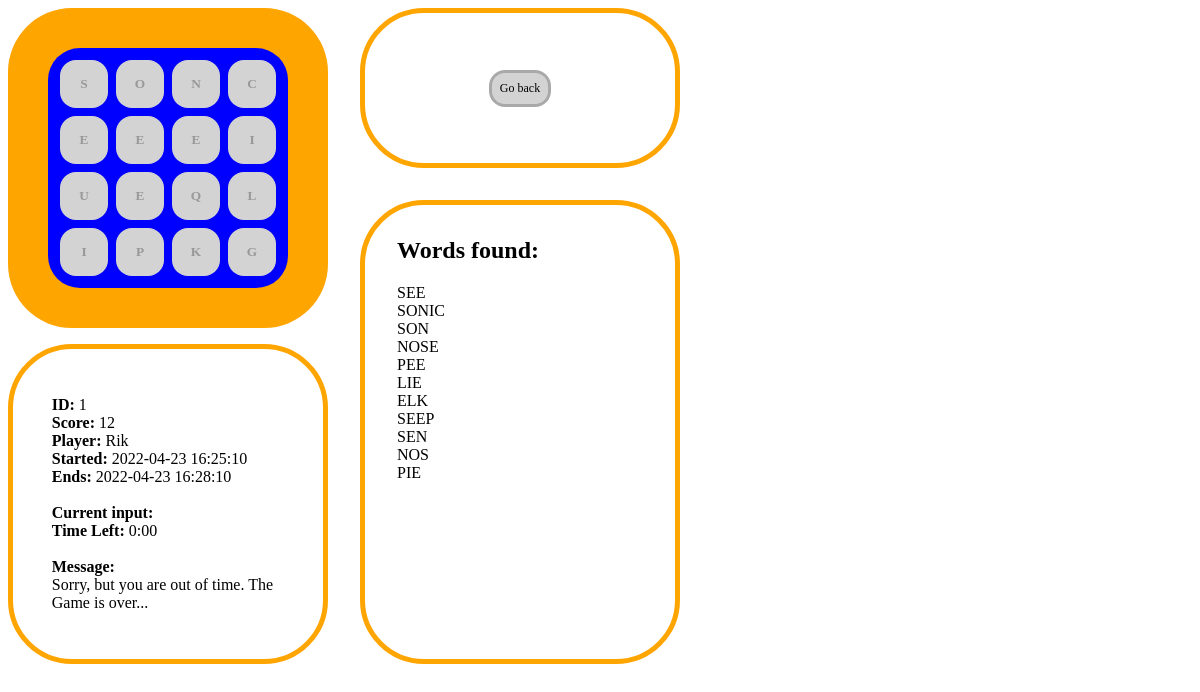
The app's page /game/1/submit (signed in) with its own data.
### model/game.py (models this page shows, shortened)
class Game(db.Model):
    id = db.Column(db.Integer, primary_key=True)
    score = db.Column(db.Integer, unique=False, nullable=False)
    finished = db.Column(db.Boolean, unique=False, nullable=False)
    letters = db.Column(db.String(24), unique=False, nullable=False)
    words = db.Column(db.String(), unique=False, nullable=False)
    start_time = db.Column(db.DateTime(), unique=False, nullable=False)
    end_time = db.Column(db.DateTime(), unique=False, nullable=False)
    player_id = db.Column(db.Integer, db.ForeignKey('player.id'), nullable=False)
    player = db.relationship('Player', backref=db.backref('Game', lazy=True))
    board = [
        ['', '', '', ''],
        ['', '', '', ''],
        ['', '', '', ''],
        ['', '', '', '']
    ]
    word_list = []
    current_input = ""
    current_letters = []
    message = ""
    def generate_board(self):
        i = 0
        y = 0
        while y < 4:
            x = 0
            while x < 4:
                self.board[y][x] = self.letters[i]
                x += 1
                i += 1
            y += 1
    def generate_word_list(self):
        self.word_list = self.words.split(',')
    def set_message(self, message):
        self.message = message
    def is_there_still_time(self):
        if (self.end_time - datetime.now()).total_seconds() > 0:
            return True
        else:
            return False

### model/player.py (models this page shows, shortened)
class Player(db.Model):
    id = db.Column(db.Integer, primary_key=True)
    name = db.Column(db.String(250), unique=True, nullable=False)
    password = db.Column(db.String(250), unique=False, nullable=False)

### controller/gamecontroller.py (the view)
@app.route('/game/<game_id>/submit', methods=['GET'])
def submit_word(game_id):
    game = Game.query.filter(Game.id == game_id).first()
    game.generate_board()
    if session.get("player_id") != None and game.player_id == session["player_id"]:
        if game.is_there_still_time():
            if Word.is_valid_word(session["current_input"]):
                if not game.has_word_been_played(session["current_input"]):
                    word = Word(session["current_input"])
                    game.increase_score(word.score)
                    game.submit_word(word.word)
                    db.session.commit()
                    game.set_message("Nice one! You played \"" + session["current_input"] + "\" for " + str(word.score) + " points")
                else:
                    game.set_message(("Sorry, but you have already played the word \"" + session["current_input"]))
            else:
                game.set_message("Sorry, but \"" + session["current_input"] + "\" is not a valid word...\"")
        else:
            game.set_message("Sorry, but you are out of time. The Game is over...")
        return clear_current_input(game_id)
    else:
        return render_template("error.html", message="You don't have the rights to play this game")

### controller/gamecontroller.py (called while the page is built)
@app.route('/game/<game_id>', methods=['GET'])
def show_game(game_id):
    session["current_x"] = ""
    session["current_y"] = ""
    session["current_input"] = ""
    session["current_letters"] = ""
    game = Game.query.filter(Game.id == game_id).first()
    game.generate_board()
    game.generate_word_list()
    if session.get("player_id") != None and game.player_id == session["player_id"]:
        return render_template('game.html', game=game, now=datetime.now())
    else:
        return render_template("error.html", message="You don't have the rights to play this game")

@app.route('/game/<game_id>/clear', methods=['GET'])
def clear_current_input(game_id):
    session["current_x"] = ""
    session["current_y"] = ""
    session["current_input"] = ""
    session["current_letters"] = ""
    return show_game(game_id)

### templates/game.html (shortened to what this page needs)
<!DOCTYPE html>
<html lang="en">
<head>
</head>
<body>
    <div style="display: flex;">
        <div>
            <div class="game-container">
                <table class="game-board">
                    {% for row in game.board %}
                    {% set outer_loop = loop %}
                        <tr>
                            {% for cell in row %}
                            <td>
                                <button {% if game.end_time < now %} disabled {% endif %}
                                        class="game-button" onclick="submitLetter({{outer_loop.index0}}, {{loop.index0}});">{{ cell }}</button>
                            </td>
                            {% endfor %}
                        </tr>
                    {% endfor %}
                </table>
            </div>
            <div class="game-info">
                <ul style="width: 75%;">
                    <li><b>ID:</b> {{ game.id }}</li>
                    <li><b>Score:</b> {{ game.score }}</li>
                    <li><b>Player:</b> {{ game.player.name }}</li>
                    <li><b>Started:</b> {{  game.start_time.strftime('%Y-%m-%d %H:%M:%S') }}</li>
                    <li><b>Ends:</b> {{  game.end_time.strftime('%Y-%m-%d %H:%M:%S') }}</li>
                    <li>&nbsp;</li>
                    <li><b>Current input:</b> {{game.current_input}}</li>
                    <li><b>Time Left:</b> <span id="GameRemainingTime"></span></li>
                    <li>&nbsp;</li>
                    <li><b>Message:</b> <br>{{game.message}}</li>
                </ul>
            </div>
        </div>
        <div>
            <div class="game-actions">
                <a class="game-action" href="/games">Go back</a>
            </div>
            <div class="game-words-container">
                <div class="game-words">
                    <h2>Words found:</h2>
                    <ul>
                        {% for word in game.word_list %}
                            <li>{{word}}</li>
                        {% endfor %}
                    </ul>
                </div>
            </div>
        </div>
    </div>
</body>
</html>

### templates/game.html (style rules this page uses)
body { font-family: "Comic Sans MS", "Comic Sans", cursive; }
.game-container { background-color: orange; height: 320px; width: 320px; border-radius: 64px; display: flex; flex-direction: row; flex-wrap: wrap; justify-content: center; align-items: center; }
.game-board { border-radius: 32px; background-color: blue; height: 240px; width: 240px; display: flex; flex-direction: row; flex-wrap: wrap; justify-content: center; align-items: center; }
.game-button { font-family: "Comic Sans MS", "Comic Sans", cursive; font-weight: bold; background-color: white; border-radius: 16px; border: none; height: 48px; width: 48px; margin: 2px; cursor: pointer; }
.game-button:disabled { font-family: "Comic Sans MS", "Comic Sans", cursive; font-weight: bold; background-color: lightgrey; border-radius: 16px; border: none; height: 48px; width: 48px; margin: 2px; cursor: default; }
.game-info { height: 310px; width: 310px; border: 5px solid orange; border-radius: 64px; display: flex; flex-direction: row; flex-wrap: wrap; justify-content: center; align-items: center; margin-top: 16px; }
.game-words-container { width: 310px; border: 5px solid orange; border-radius: 64px; margin-left: 32px; }
.game-words { height: 390px; margin: 32px; }
ul { list-style: none; padding: 0; }
.game-actions { height: 150px; width: 310px; border: 5px solid orange; border-radius: 64px; display: flex; flex-direction: row; flex-wrap: wrap; justify-content: center; align-items: center; margin-left: 32px; margin-bottom: 32px; }
.game-action { all: unset; cursor: pointer; background: lightgrey; border: 3px solid darkgrey; border-radius: 16px; padding: 8px; font-size: 12px; }

### records on screen
Game: id "1", score "12", start_time "2022-04-23 16:25:10", end_time "2022-04-23 16:28:10"
Player: player.name "Rik"

### other values on screen
{{ cell }} "S" "O" "N" "C" "E" "E" "E" "I" "U" "E" "Q" "L" "I" "P" "K" "G"
{{ game.message }} "Sorry, but you are out of time. The Game is over..."
{{ word }} "SEE" "SONIC" "SON" "NOSE" "PEE" "LIE" "ELK" "SEEP" "SEN" "NOS" "PIE"
